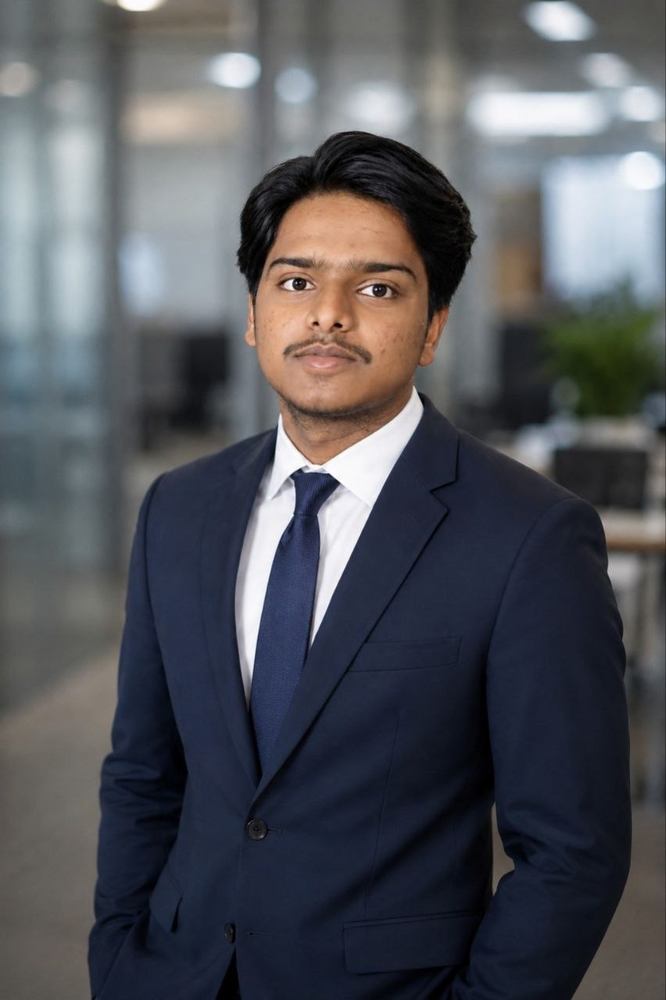
#> input picture source-photo.png, 666 x 1000 px, shrunk from 852 x 1280 before the run, found by its file name
$ python prep_photo.py
#> lines starting #> are read from the running program, lines starting #| are printed output that depends on the picture
from pathlib import Path
import sys
import cv2

src = Path(sys.argv[1] if len(sys.argv) > 1 else 'assets/source-photo.png')
out = Path('data/source-prepped.png')
img = cv2.imread(str(src), cv2.IMREAD_COLOR)
#> img is the input picture: shape (1000, 666, 3); mean B, G, R 90.4, 84.8, 83.3
if img is None:
    raise SystemExit(f'Could not read {src}')
gray = cv2.cvtColor(img, cv2.COLOR_BGR2GRAY)
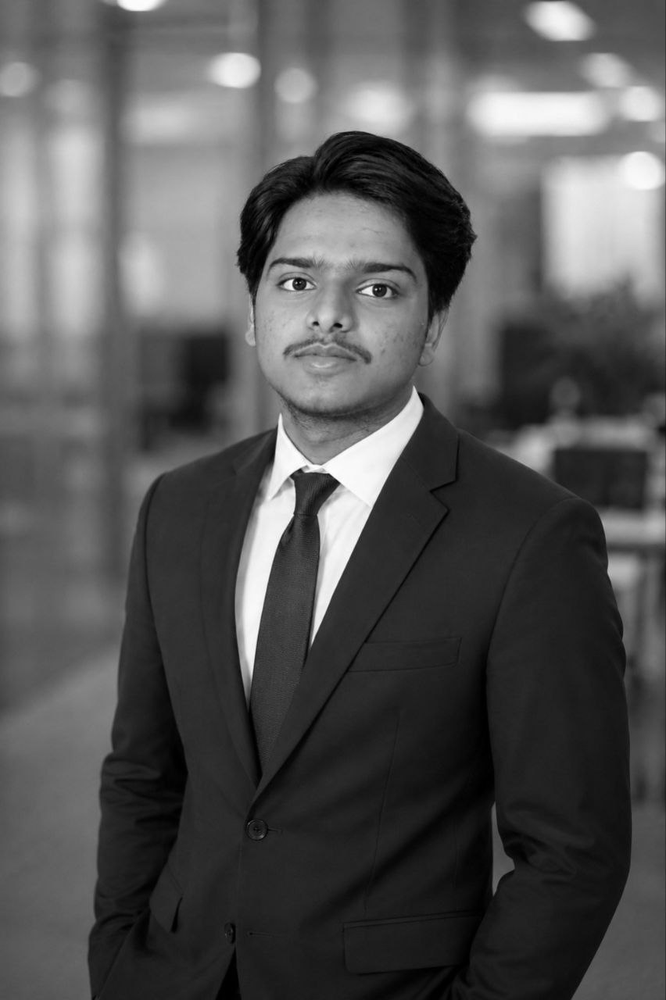
#> gray: shape (1000, 666); min 0, max 255, mean 85
gray = cv2.createCLAHE(clipLimit=2.2, tileGridSize=(8, 8)).apply(gray)
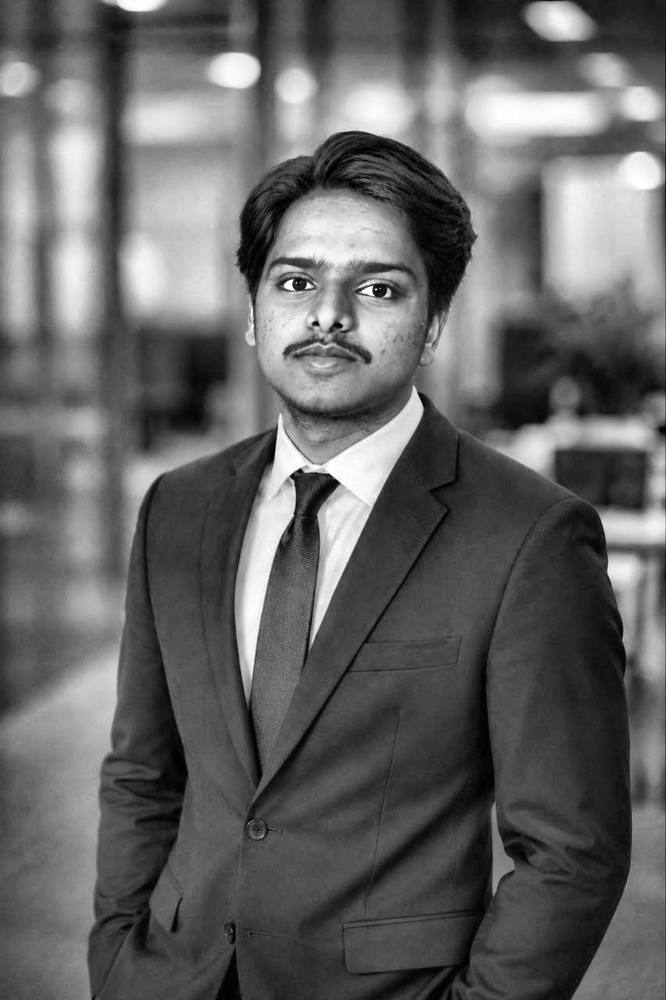
#> gray: shape (1000, 666); min 0, max 255, mean 99.8
gray = cv2.GaussianBlur(gray, (3, 3), 0)
cv2.imwrite(str(out), gray)
print(f'wrote {out}')
